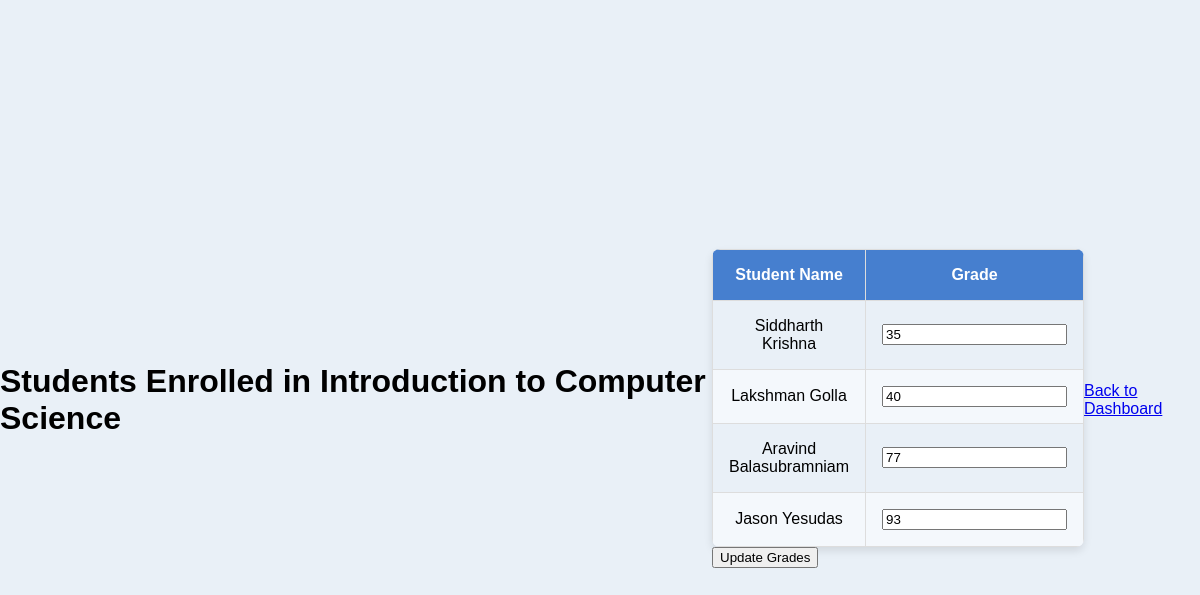
Page /teacher/course/1/students (signed in) on the committed database.
### app.py (models this page shows, shortened)
class Course(db.Model):
    id = db.Column(db.Integer, primary_key=True)
    course_code = db.Column(db.String(10))
    course_name = db.Column(db.String(100))
    capacity = db.Column(db.Integer)
    teacher_id = db.Column(db.Integer, db.ForeignKey('user.id'), nullable=True)
    teacher = db.relationship('User', backref='teaching_courses', foreign_keys=[teacher_id])
    time = db.Column(db.String(50))
    enrolled_count = db.Column(db.Integer, default=0)

class User(UserMixin, db.Model):
    id = db.Column(db.Integer, primary_key=True)
    username = db.Column(db.String(150))
    password = db.Column(db.String(150))
    role = db.Column(db.String(50))

class Enrollment(db.Model):
    id = db.Column(db.Integer, primary_key=True)
    course_id = db.Column(db.Integer, db.ForeignKey('course.id'))
    user_id = db.Column(db.Integer, db.ForeignKey('user.id'))
    grade = db.Column(db.String(5))
    user = db.relationship('User', backref='enrollments', lazy=True)
    course = db.relationship('Course', backref='enrollments', lazy=True)

### app.py (the view, shortened to what this page needs)
@app.route('/teacher/course/<int:course_id>/students', methods=['GET', 'POST'])
@login_required
def view_students(course_id):
    if current_user.role != 'teacher':
        flash("Access denied: Only teachers can view this page.", "danger")
        return redirect(url_for('login'))
    course = Course.query.filter_by(id=course_id, teacher_id=current_user.id).first()
    if not course:
        flash("You do not have permission to view students for this course.", "danger")
        return redirect(url_for('teacher_dashboard'))
    enrollments = Enrollment.query.filter_by(course_id=course.id).all()
    students = [(User.query.get(enrollment.user_id), enrollment) for enrollment in enrollments]
    return render_template('students_enrolled.html', course=course, students=students)

### app.py (called while the page is built)
@login_manager.user_loader
def load_user(user_id):
    return User.query.get(int(user_id))

### templates/students_enrolled.html (shortened to what this page needs)
<!DOCTYPE html>
<html lang="en">
<head>
    <link rel="stylesheet" href="/static/styles.css">
</head>
<body>
    <h1>Students Enrolled in {{ course.course_name }}</h1>
    <form method="POST">
        <table>
            <thead>
                <tr>
                    <th>Student Name</th>
                    <th>Grade</th>
                </tr>
            </thead>
            <tbody>
                {% for student, enrollment in students %}
                <tr>
                    <td>{{ student.username }}</td>
                    <td>
                        <input type="text" name="{{ enrollment.id }}" value="{{ enrollment.grade or '' }}">
                    </td>
                </tr>
                {% endfor %}
            </tbody>
        </table>
        <button type="submit">Update Grades</button>
    </form>
    <a href="{{ url_for('teacher_dashboard') }}">Back to Dashboard</a>
</body>
</html>

### static/styles.css (style rules this page uses)
body { font-family: Arial, sans-serif; background-color: #e9f0f7; margin: 0; display: flex; justify-content: center; align-items: center; min-height: 100vh; }
table { width: 100%; border-collapse: collapse; margin-top: 1rem; text-align: center; border-radius: 8px; overflow: hidden; box-shadow: 0px 4px 8px rgba(0, 0, 0, 0.1); }
th, td { border: 1px solid #ddd; padding: 1rem; }
th { background-color: #467fcf; color: #fff; font-weight: bold; }
tr:nth-child(even) { background-color: #f4f8fc; }

### rows in the picture
Course: course_name "Introduction to Computer Science"
User: username "Siddharth Krishna", grade "35"
User: username "Lakshman Golla", grade "40"
User: username "Aravind Balasubramniam", grade "77"
User: username "Jason Yesudas", grade "93"
